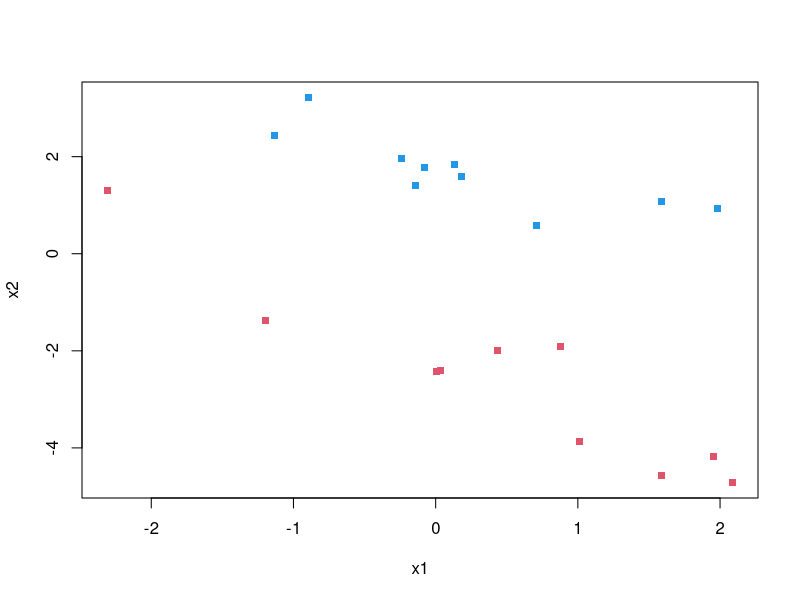
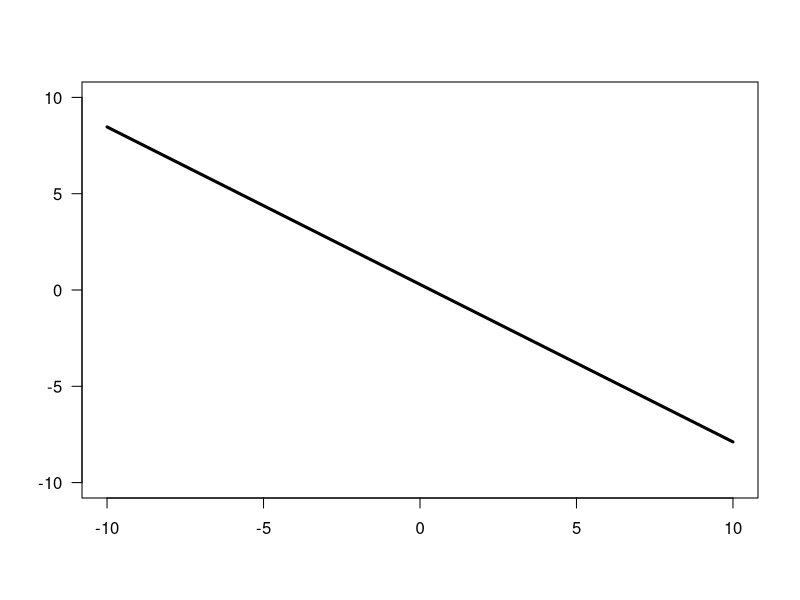
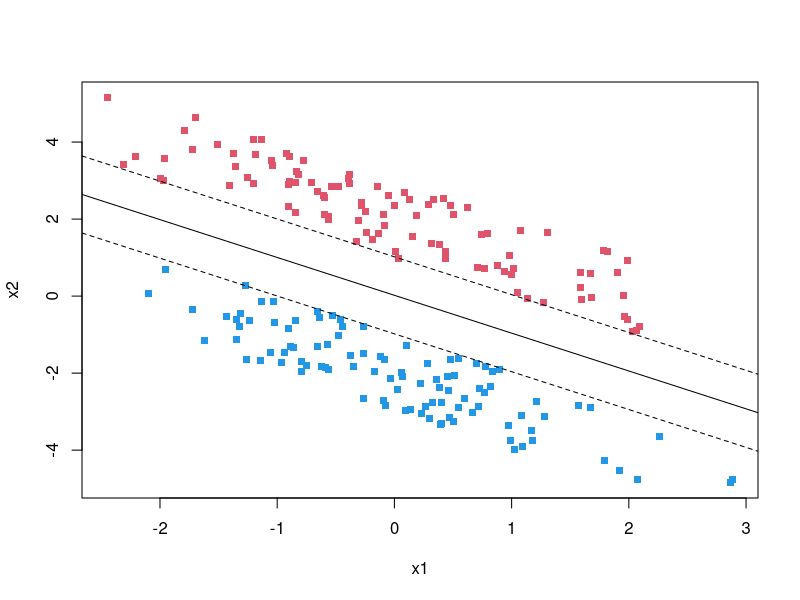
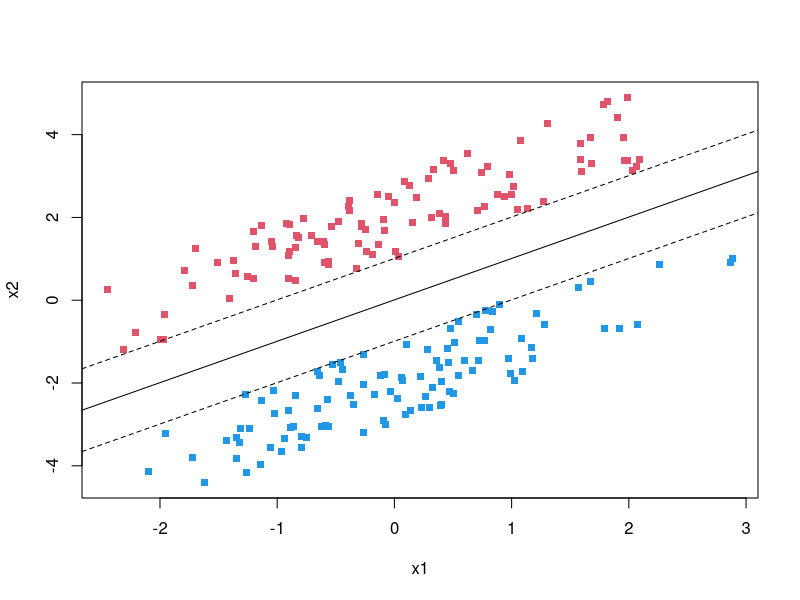
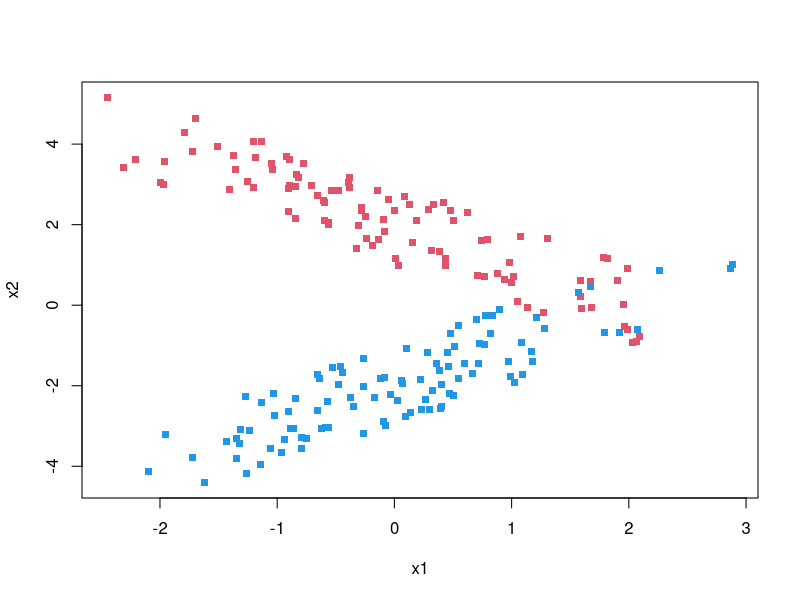
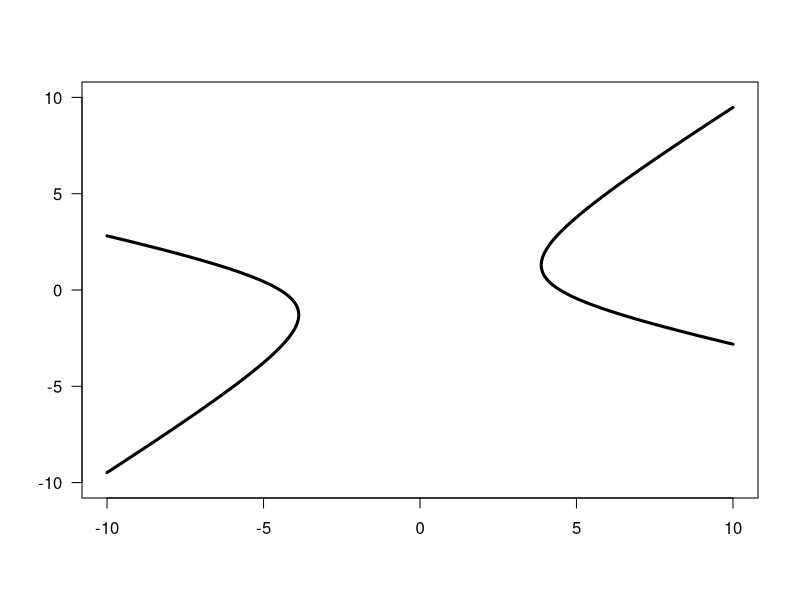

The R source for these figures, in order:
## ---- chunk 1
knitr::opts_chunk$set(echo = TRUE)
## ---- chunk 2

set.seed(2)
n = 10
a1 = rnorm(n)
a2 = 1 - a1 + 2* runif(n)
b1 = rnorm(n)
b2 = -1 - b1 - 2*runif(n)
x = rbind(matrix(cbind(a1,a2),,2),matrix(cbind(b1,b2),,2))
y <- matrix(c(rep(1,n),rep(-1,n)))
plot(x,col=ifelse(y>0,4,2),pch=".",cex=7,xlab = "x1",ylab = "x2")

#blue is+1
#red  is-1

## ---- chunk 3

df<- cbind(x,y)
colnames(df) <- c("x1","x2","y(label)")
df
## ---- chunk 4
set.seed(2)
X<- cbind(1,x) #make design matrix
n <- nrow(X)  #number of sample
p <- ncol(X) #number of feature+1 (bias)
w_intial <- rnorm(p,0,3)
w <- w_intial
eta <- 0.001
R <- 7 #number of iteration
W <- matrix(w_intial ,nrow = R+1,ncol = p,byrow = T) #matrix put intial guess and the procedure to do gradient descent 
W
## ---- chunk 5
indicator<-function(condition) ifelse(condition,1,0)
a <- 3
indicator( a<1 )
(a<4)*1


## ---- chunk 6
require(magrittr)
X%*%w
dim(X)

sum(   ((y*(X%*%w))<1)*1 * y * X[,1] )

sum(   ((y*(X%*%w))<1)*1 * y * X[,2] )

sum(   ((y*(X%*%w))<1)*1 * y * X[,3] )

gradient <- function(i){
  
a<- sum(   ((y*(X%*%w))<1)*1 * y * i )  
return(a)
}

apply( X,2,gradient  )

## ---- chunk 7

w_intial[1]-eta*sum(   ((y*(X%*%w))<1)*1 * y * X[,1] )

w_intial[2]-eta*sum(   ((y*(X%*%w))<1)*1 * y * X[,2] )

w_intial[3]-eta*sum(   ((y*(X%*%w))<1)*1 * y * X[,3] )

#m=c()

#for(j in 1:p){
  
  
#m[j]<- w_intial[j]-eta*sum(   ((y*(X%*%W[1,]))<1)*1 * y * X[,j] )  
  
#}

#m
#X%*%W[1,]
## ---- chunk 8

w_intial[1]-eta*sum(   ((y*(X%*%W[1,]))<1)*1 * y * X[,1] )
#W[,1] imply the 1th iteration

w_intial[2]-eta*sum(   ((y*(X%*%W[1,]))<1)*1 * y * X[,2] )

w_intial[3]-eta*sum(   ((y*(X%*%W[1,]))<1)*1 * y * X[,3] )
## ---- chunk 9
eta
W

for(i in 1:R){
for(j in 1:p){
W[i+1,j]<- W[i,j]-eta*sum(((y*(X%*%W[i,]))<1)*1 * y * X[,j] )  
}
}
W
## ---- chunk 10

svm_gradient<- function(x,eta=0.001,R=10000){
  
X<- cbind(1,x)#make design matrix
X
n <- nrow(X)  #number of sample
p <- ncol(X) #number of feature+1 (bias)
w_intial <- rnorm(p,0,1)
W <- matrix(w_intial ,nrow = R+1,ncol = p,byrow = T) #matrix put intial guess and the procedure to do gradient descent

for(i in 1:R){
  for(j in 1:p)
  {
    W[i+1,j]<- W[i,j]+eta*sum(((y*(X%*%W[i,]))<1)*1 * y * X[,j] )  
  }
  }
  
return(W)  
}

#svm_gradient(x)
#dim(svm_gradient(x))
w_answer<- svm_gradient(x)[nrow(svm_gradient(x)),]
w_answer

X%*%w_answer

y
## ---- chunk 11
f <- function(x1,x2) w_answer[1]+w_answer[2]*x1+w_answer[3]*x2
x2 <- x1 <- seq(-10,10,length=100)
z <- outer(x1,x2,f)
contour(
  x=x1, y=x2, z=z, 
  levels=0, las=1, drawlabels=FALSE, lwd=3
)
## ---- chunk 12
set.seed(2)
n = 100
a1 = rnorm(n)
a2 = 1 - a1 + 2* runif(n)
b1 = rnorm(n)
b2 = -1 - b1 - 2*runif(n)
x = rbind(matrix(cbind(a1,a2),,2),matrix(cbind(b1,b2),,2))
y <- matrix(c(rep(1,n),rep(-1,n)))
plot(x,col=ifelse(y>0,2,4),pch=".",cex=7,xlab = "x1",ylab = "x2")
w_answer<- svm_gradient(x)[nrow(svm_gradient(x)),]
abline(-w_answer[1]/w_answer[3],-w_answer[2]/w_answer[3])
abline(1-w_answer[1]/w_answer[3],-w_answer[2]/w_answer[3],lty=2)
abline(-1-w_answer[1]/w_answer[3],-w_answer[2]/w_answer[3],lty=2)
## ---- chunk 13
set.seed(2)
n = 100
a1 = rnorm(n)
a2 = 1 + a1 + 2* runif(n)
b1 = rnorm(n)
b2 = -1 + b1 - 2*runif(n)
x = rbind(matrix(cbind(a1,a2),,2),matrix(cbind(b1,b2),,2))
y <- matrix(c(rep(1,n),rep(-1,n)))
plot(x,col=ifelse(y>0,2,4),pch=".",cex=7,xlab = "x1",ylab = "x2")
w_answer<- svm_gradient(x)[nrow(svm_gradient(x)),]
abline(-w_answer[1]/w_answer[3],-w_answer[2]/w_answer[3])
abline(1-w_answer[1]/w_answer[3],-w_answer[2]/w_answer[3],lty=2)
abline(-1-w_answer[1]/w_answer[3],-w_answer[2]/w_answer[3],lty=2)
## ---- chunk 14

set.seed(2)
n = 100
a1 = rnorm(n)
a2 = 1 - a1 + 2* runif(n)
b1 = rnorm(n)
b2 = -1 + b1 - 2*runif(n)
x = rbind(matrix(cbind(a1,a2),,2),matrix(cbind(b1,b2),,2))
y <- matrix(c(rep(1,n),rep(-1,n)))
plot(x,col=ifelse(y>0,2,4),pch=".",cex=7,xlab = "x1",ylab = "x2")

## ---- chunk 15


f <- function(x,y) x^2 - 3*y^2 + 2*x*y - 20
x <- y <- seq(-10,10,length=100)
z <- outer(x,y,f)
contour(
  x=x, y=x, z=z, 
  levels=0, las=1, drawlabels=FALSE, lwd=3
)
